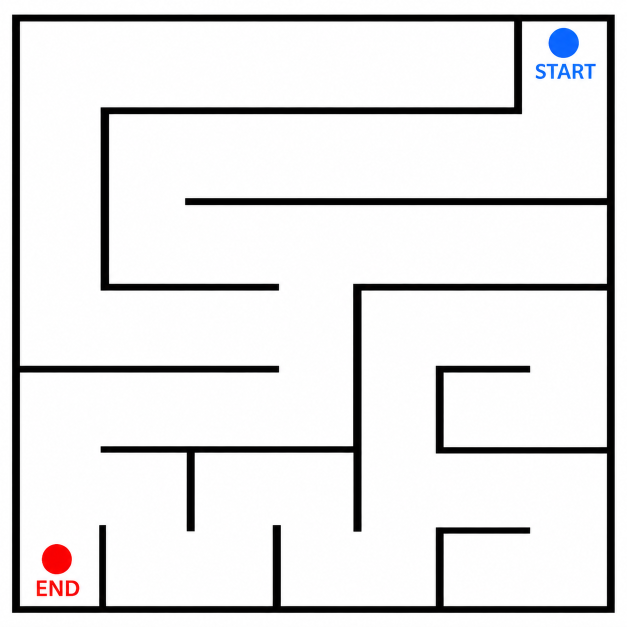
#> input picture Maze 1.png, 1254 x 1254 px (shown at 1/2 size)
$ python 'Maze Path Finder.py'
#> lines starting #> are read from the running program, lines starting #| are printed output that depends on the picture; after the words box and inside, x2 and y2 are one past the last pixel; in counts of white or black regions, pixels touching at a corner belong together
import cv2
from collections import deque
def get_image():
    print("~~~~~~~~~~~~~~~~~~~~~~~~~~~~~~")
    print("      Maze Path Finder")
    print("~~~~~~~~~~~~~~~~~~~~~~~~~~~~~~")
    path = input("Enter maze image path: ")
    return cv2.imread(path)
def gray(image):
    print("turning into grayscale")
    return cv2.cvtColor(image, cv2.COLOR_BGR2GRAY)
def black_white(image):
    print("turning into black and white")
    value, result = cv2.threshold(image, 150, 255, cv2.THRESH_BINARY)
    return result
def count_pixels(image):
    black = 0
    white = 0
    for i in range(len(image)):
        for j in range(len(image[0])):
            if image[i][j] == 0:
                black += 1
            else:
                white += 1
    print("Black pixels:", black)
    print("White pixels:", white)
def maze_boundary(image, binary):
    print("Finding maze boundary...")
    contours, x = cv2.findContours(
        binary, cv2.RETR_EXTERNAL, cv2.CHAIN_APPROX_SIMPLE
    )
    result = image.copy()
    if len(contours) == 0:
        print("Boundary not found")
        return result
    biggest = contours[0]
    for c in contours:
        if cv2.contourArea(c) > cv2.contourArea(biggest):
            biggest = c
    cv2.drawContours(result, [biggest], -1, (0, 0, 255), 3)
    print("Maze boundary found")
    return result
def find_points(image, binary):
    print("Finding start and end points...")
    hsv = cv2.cvtColor(image, cv2.COLOR_BGR2HSV)
    blue1 = (90, 80, 50)
    blue2 = (140, 255, 255)
    blue = cv2.inRange(hsv, blue1, blue2)
    contours, x = cv2.findContours(
        blue, cv2.RETR_EXTERNAL, cv2.CHAIN_APPROX_SIMPLE
    )
    start = None
    if len(contours) > 0:
        c = max(contours, key=cv2.contourArea)
        m = cv2.moments(c)
        if m["m00"] != 0:
            x = int(m["m10"] / m["m00"])
            y = int(m["m01"] / m["m00"])
            for i in range(y, len(binary)):
                if binary[i][x] == 255:
                    start = (i, x)
                    break
    red1 = cv2.inRange(
        hsv, (0, 80, 50), (10, 255, 255)
    )
    red2 = cv2.inRange(
        hsv, (170, 80, 50), (180, 255, 255)
    )
    red = cv2.bitwise_or(red1, red2)
    contours, x = cv2.findContours(
        red, cv2.RETR_EXTERNAL, cv2.CHAIN_APPROX_SIMPLE
    )
    end = None
    if len(contours) > 0:
        c = max(contours, key=cv2.contourArea)
        m = cv2.moments(c)
        if m["m00"] != 0:
            x = int(m["m10"] / m["m00"])
            y = int(m["m01"] / m["m00"])
            for i in range(y, -1, -1):
                if binary[i][x] == 255:
                    end = (i, x)
                    break
    print("Start:", start)
    print("End:", end)
    return start, end
def solve(binary, start, end):
    print("Solving maze...")
    rows = len(binary)
    cols = len(binary[0])
    visited = [[False] * cols for i in range(rows)]
    parent = [[None] * cols for i in range(rows)]
    q = deque()
    q.append(start)
    visited[start[0]][start[1]] = True
    dr = [-1, 1, 0, 0]
    dc = [0, 0, -1, 1]
    while q:
        current = q.popleft()
        if current == end:
            break
        for i in range(4):
            r = current[0] + dr[i]
            c = current[1] + dc[i]
            if r < 0 or r >= rows or c < 0 or c >= cols:
                continue
            if visited[r][c]:
                continue
            if binary[r][c] == 255:
                visited[r][c] = True
                parent[r][c] = current
                q.append((r, c))
    if not visited[end[0]][end[1]]:
        print("No path found")
        return None
    path = []
    current = end
    while current != start:
        path.append(current)
        current = parent[current[0]][current[1]]
    path.append(start)
    path.reverse()
    print("Path found!")
    print("Steps:", len(path))
    return path
def resize(image):
    h, w = image.shape[:2]
    if w > 600 or h > 600:
        scale = min(600 / w, 600 / h)
        w = int(w * scale)
        h = int(h * scale)
        image = cv2.resize(image, (w, h))
    return image
def show_path(image, path):
    result = image.copy()
    for i in range(1, len(path)):
        p1 = path[i - 1]
        p2 = path[i]
        cv2.line(
            result,
            (p1[1], p1[0]),
            (p2[1], p2[0]),
            (0, 255, 0),
            3
        )
        cv2.imshow("Maze Solution", resize(result))
        cv2.waitKey(1)
    start = path[0]
    cv2.circle(
        result,
        (start[1], start[0]),
        8,
        (255, 0, 0),
        -1
    )
    end = path[-1]
    cv2.circle(
        result,
        (end[1], end[0]),
        8,
        (0, 0, 255),
        -1
    )
    return result
def main():
    image = get_image()
#> the answer given: Maze 1.png
#> in get_image, returned value is the input picture: shape (1254, 1254, 3); mean B, G, R 228.5, 228, 228.5
    if image is None:
        print("Image not found!")
        return
    print("Image loaded")
    gray_image = gray(image)
    binary_image = black_white(gray_image)
#> in black_white, `value, result = cv2.threshold(image, 150, 255, cv2.THRESH_BINARY)`:
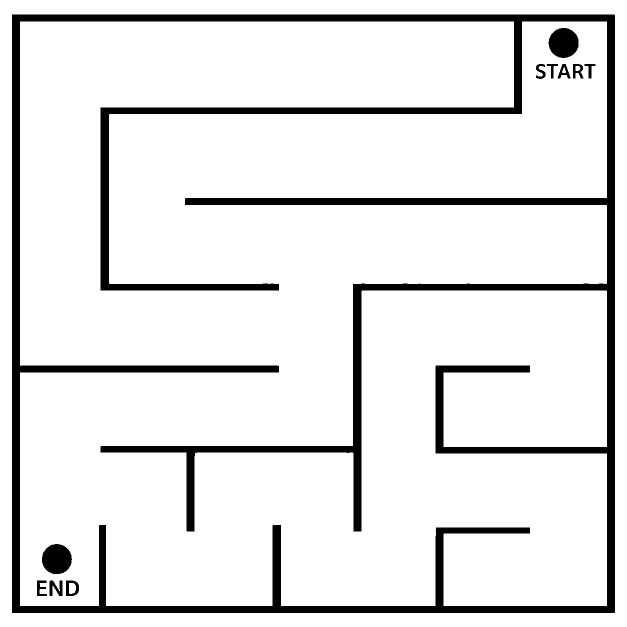
#> result: shape (1254, 1254) (shown at 1/2 size); 89.5% white; 11 black regions, largest, box (x1, y1, x2, y2) and area: (24, 29, 1230, 1226) 157263, (84, 1088, 144, 1148) 2821, (1097, 56, 1157, 116) 2818
    count_pixels(binary_image)
#> after the loop in count_pixels, `for i in range(len(image)):`: black = 165635; white = 1406881
#| Black pixels: 165635
#| White pixels: 1406881
    maze_boundary(image, binary_image)
#> in maze_boundary, `contours, x = cv2.findContours( binary, cv2.RETR_EXTERNAL, cv2.CHAIN_A..`: contours = [[[0, 0], [0, 1253], [1253, 1253], [1253, 0]]]; x = [[-1, -1, -1, -1]]
#> in maze_boundary, `biggest = contours[0]`: biggest = [[0, 0], [0, 1253], [1253, 1253], [1253, 0]]
#> the loop in maze_boundary, `for c in contours:` made 1 pass
#> c on pass 1: [[0, 0], [0, 1253], [1253, 1253], [1253, 0]]
#> in maze_boundary, `cv2.drawContours(result, [biggest], -1, (0, 0, 255), 3)`:
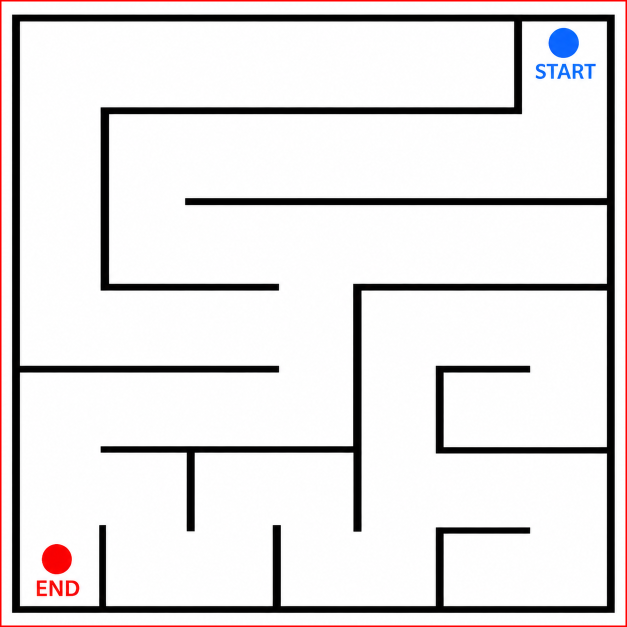
#> result: shape (1254, 1254, 3) (shown at 1/2 size); 0.95% of pixels changed, all inside (x1, y1, x2, y2) = (0, 0, 1254, 1254)
    start, end = find_points(image, binary_image)
#> in find_points, `hsv = cv2.cvtColor(image, cv2.COLOR_BGR2HSV)`: hsv: shape (1254, 1254, 3); mean H, S, V 20.5, 4.1, 229.2
#> in find_points, `blue = cv2.inRange(hsv, blue1, blue2)`:
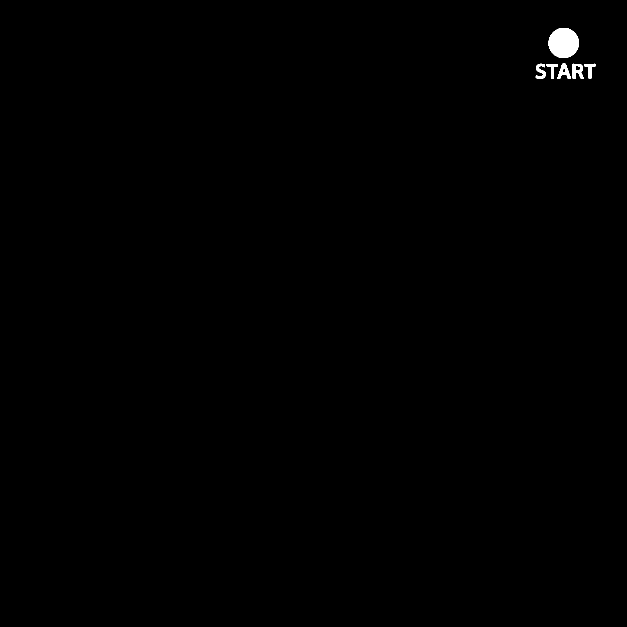
#> blue: shape (1254, 1254) (shown at 1/2 size); 0.29% white; 6 white regions
#> in find_points, `contours, x = cv2.findContours( blue, cv2.RETR_EXTERNAL, cv2.CHAIN_APP..`: contours = 6 contours; box (x1, y1, x2, y2) and area: (1097, 56, 1158, 116) 2804, (1145, 127, 1168, 158) 446, (1114, 127, 1142, 158) 390, (1071, 127, 1092, 158) 278, (1169, 127, 1192, 158) 214, (1093, 128, 1116, 158) 213; x = [[1, -1, -1, -1], [2, 0, -1, -1], [3, 1, -1, -1], [4, 2, -1, -1], [5, 3, -1, -1], [-1, 4, -1, -1]]
#> in find_points, `c = max(contours, key=cv2.contourArea)`: c = contour of 88 points, box (x1, y1, x2, y2) (1097, 56, 1158, 116), area 2804
#> in find_points, `m = cv2.moments(c)`: m = moments, m00 2804, centre m10/m00, m01/m00 = (1126.9, 85.44)
#> in find_points, `x = int(m["m10"] / m["m00"])`: x = 1126
#> in find_points, `y = int(m["m01"] / m["m00"])`: y = 85
#> the loop in find_points, `for i in range(y, len(binary)):` made 32 passes
#> start on pass 32: (116, 1126)
#> in find_points, `red1 = cv2.inRange( hsv, (0, 80, 50), (10, 255, 255) )`: red1: shape (1254, 1254); 0.25% white; 5 white regions (1 under 20 px), largest, box (x1, y1, x2, y2) and area: (83, 1088, 144, 1149) 2737, (99, 1161, 125, 1192) 464, (132, 1161, 158, 1192) 404, (73, 1161, 94, 1192) 369
#> in find_points, `red2 = cv2.inRange( hsv, (170, 80, 50), (180, 255, 255) )`:
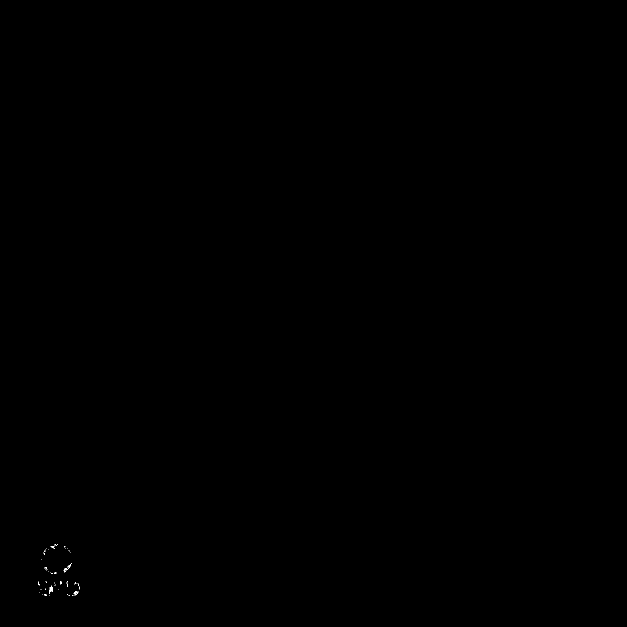
#> red2: shape (1254, 1254) (shown at 1/2 size); 0.02% white in thin lines or dots, all inside (x1, y1, x2, y2) = (76, 1088, 159, 1192)
#> in find_points, `red = cv2.bitwise_or(red1, red2)`: red: shape (1254, 1254); 0.27% white; 4 white regions
#> in find_points, `contours, x = cv2.findContours( red, cv2.RETR_EXTERNAL, cv2.CHAIN_APPR..`: contours = 4 contours; box (x1, y1, x2, y2) and area: (83, 1088, 144, 1149) 2797, (132, 1161, 159, 1192) 697, (99, 1161, 125, 1192) 445, (73, 1161, 94, 1192) 330; x = [[1, -1, -1, -1], [2, 0, -1, -1], [3, 1, -1, -1], [-1, 2, -1, -1]]
#> in find_points, `c = max(contours, key=cv2.contourArea)`: c = contour of 91 points, box (x1, y1, x2, y2) (83, 1088, 144, 1149), area 2797
#> in find_points, `m = cv2.moments(c)`: m = moments, m00 2797, centre m10/m00, m01/m00 = (113.2, 1118)
#> in find_points, `x = int(m["m10"] / m["m00"])`: x = 113
#> in find_points, `y = int(m["m01"] / m["m00"])`: y = 1117
#> the loop in find_points, `for i in range(y, -1, -1):` made 31 passes
#> end on pass 31: (1087, 113)
#| Start: (116, 1126)
#| End: (1087, 113)
#> start = (116, 1126); end = (1087, 113)
    if start is None or end is None:
        print("Please give a maze with blue start and red end.")
        return
    path = solve(binary_image, start, end)
#> in solve, `rows = len(binary)`: rows = 1254
#> in solve, `visited = [[False] * cols for i in range(rows)]`: visited = 1254 items
#> in solve, `current = end`: current = (1087, 113)
#> the loop in solve, `while current != start:` made 2362 passes
#> current on passes 1 to 3: (1087, 114), (1087, 115), (1087, 116)
#> after the loop in solve, `while current != start:`: path = 2362 pairs, first value 117 to 1087, second value 113 to 1126
#| Steps: 2363
#> path = 2363 pairs, first value 116 to 1087, second value 113 to 1126
    if path is None:
        return
    result = show_path(image, path)
#> the loop in show_path, `for i in range(1, len(path)):` made 2362 passes
#> (p1, p2) on passes 1 to 3: ((116, 1126), (117, 1126)), ((117, 1126), (118, 1126)), ((118, 1126), (119, 1126))
#> pass 1, in resize, `image = cv2.resize(image, (w, h))`:
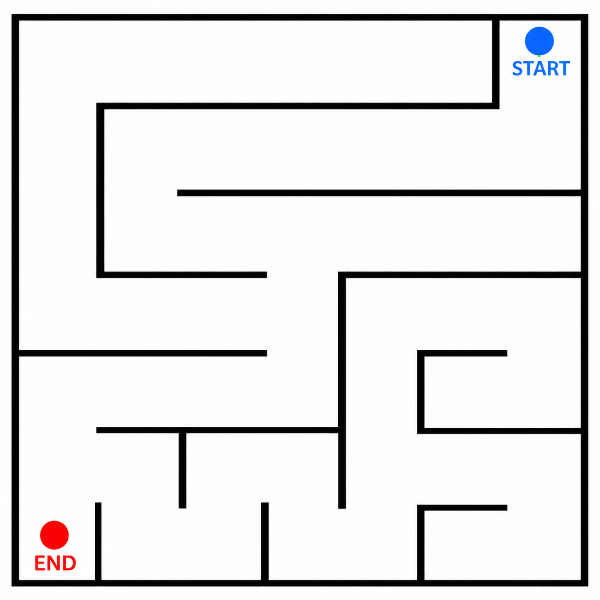
#> image: shape (600, 600, 3); mean of channels 0, 1, 2 228.5, 228, 228.5; drawn as B, G, R
#> after the loop in show_path, `for i in range(1, len(path)):`:
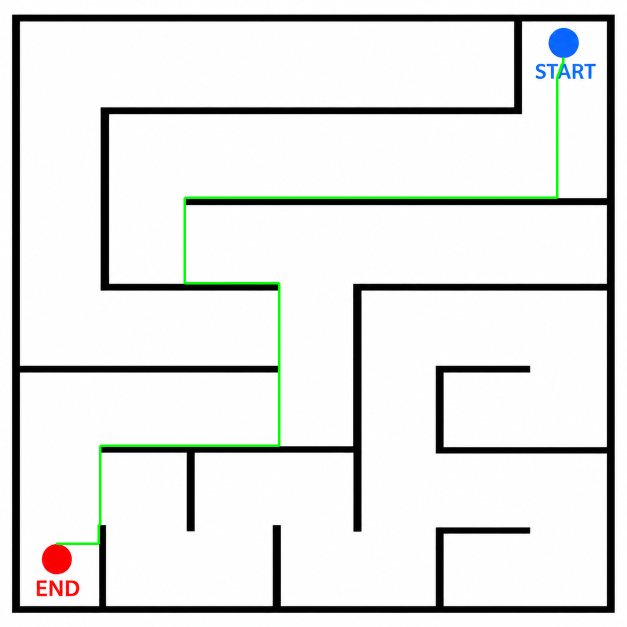
#> result: shape (1254, 1254, 3) (shown at 1/2 size); 0.75% of pixels changed, all inside (x1, y1, x2, y2) = (111, 114, 1129, 1090)
#> in show_path, `start = path[0]`: start = (116, 1126)
#> in show_path, `cv2.circle( result, (start[1], start[0]), 8, (255, 0, 0), -1 )`: result: shape (1254, 1254, 3); 0.01% of pixels changed, all inside (x1, y1, x2, y2) = (1118, 108, 1135, 125)
#> in show_path, `end = path[-1]`: end = (1087, 113)
#> in show_path, `cv2.circle( result, (end[1], end[0]), 8, (0, 0, 255), -1 )`: result: shape (1254, 1254, 3); mean B, G, R 226.9, 228.3, 226.9
    cv2.imshow("Final Maze", resize(result))
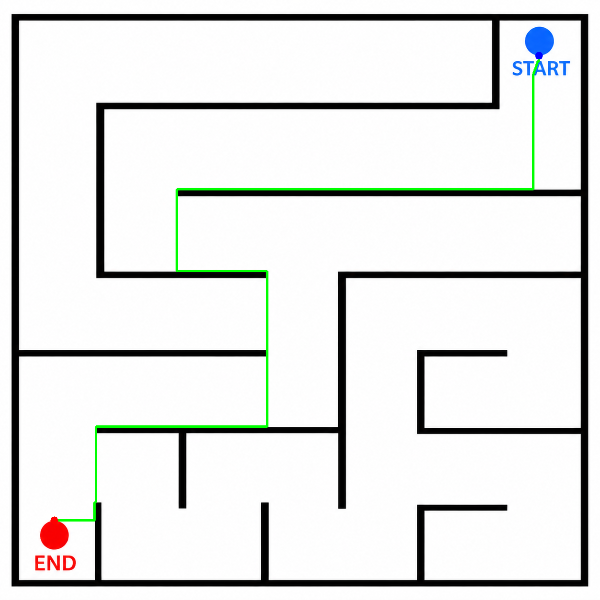
#> window 'Final Maze': shape (600, 600, 3); mean B, G, R 227, 228.3, 227
    print("Press any key to close.")
    cv2.waitKey(0)
    cv2.destroyAllWindows()
main()
